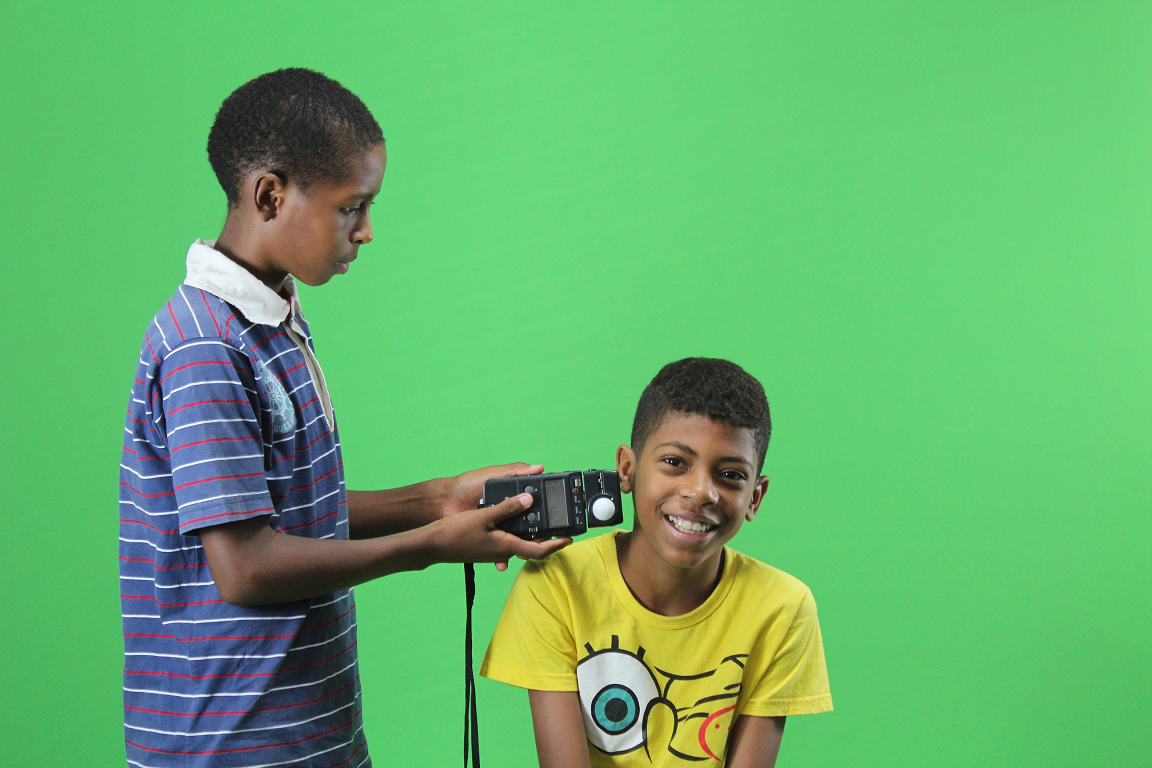
#> input picture notebook/p05/chromakey/6.bmp, 1152 x 768 px
$ jupyter execute Projeto05.ipynb
#> lines starting #> are read from the running program, lines starting #| are printed output that depends on the picture
# Projeto 5

## Bibliotecas

[cell 1]
import cv2
import numpy as np
import matplotlib.pyplot as plt

## Abrir a imagem

[cell 2]
IMG = "chromakey/6.bmp"

img = cv2.imread(IMG)
#> img is the input picture: shape (768, 1152, 3); mean B, G, R 108, 178.5, 99.9
img = cv2.cvtColor(img, cv2.COLOR_BGR2RGB)

# Ver resultado final
def imagem_plot(img):
    fig, axes = plt.subplots(1, 1, figsize=(25, 15), sharex=True, sharey=True)
    axes.imshow(img)
    plt.xticks([]), plt.yticks([])
    plt.show()

imagem_plot(img)

[cell 3]
try1 = img.copy()
try1 = np.float32(try1) / 255.0

try1 = ((try1 * (-0.5, 2.0, -0.5)).sum(axis=(2,)) + try1[:,:,1]).clip(min=0)
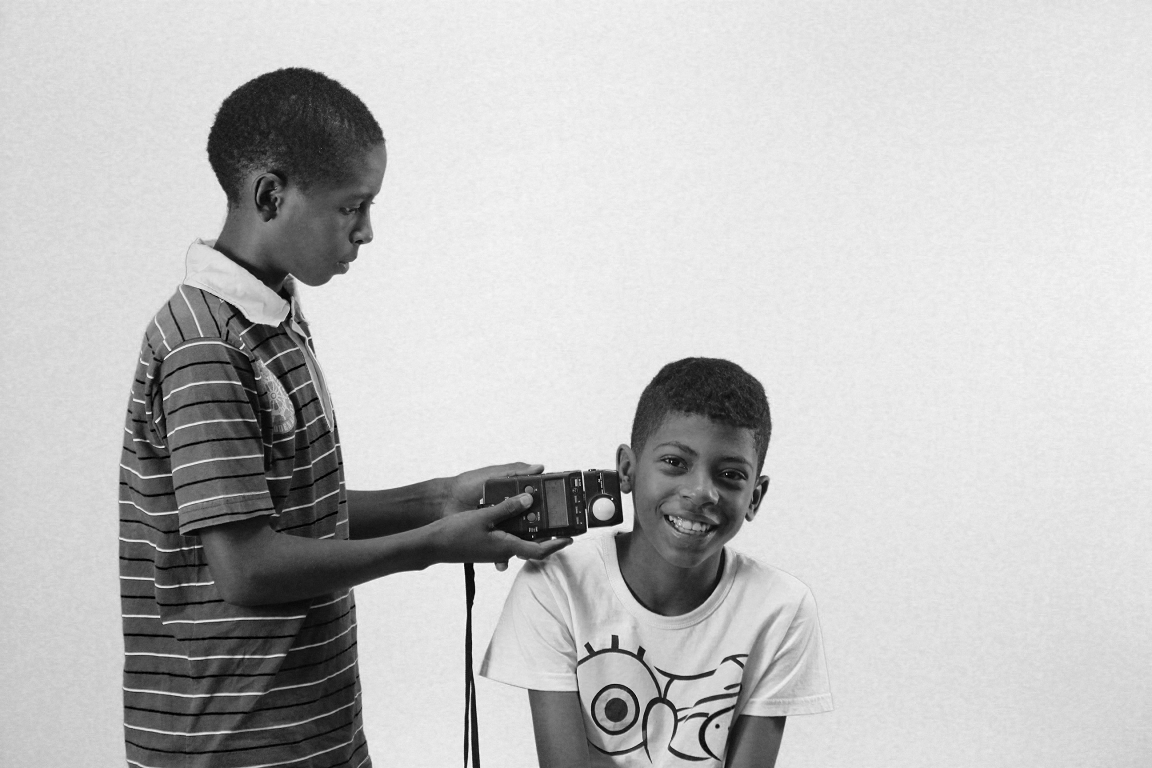
#> try1: shape (768, 1152) float64; min 0, max 2.25, mean 1.69; drawn with min black and max white

print(try1)
#> (printed output is left out)

cv2.normalize(try1, try1, 0, 255, cv2.NORM_MINMAX)
print(try1)
#> (printed output is left out)

try1 = np.repeat(np.int8(try1), 3, axis=1).reshape(img.shape)
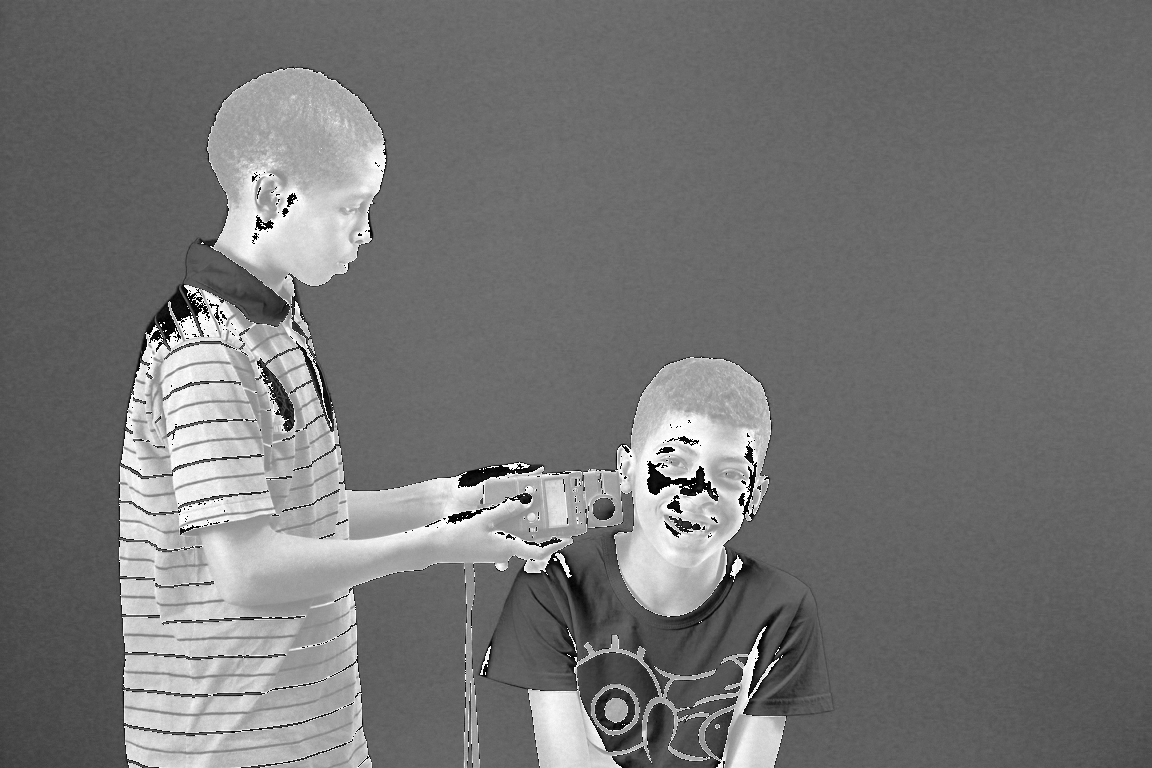
#> try1: shape (768, 1152, 3) int8; min -128, max 127, mean -11.1; drawn with min black and max white

imagem_plot(try1)
#> in imagem_plot (call 2), `plt.show()`:
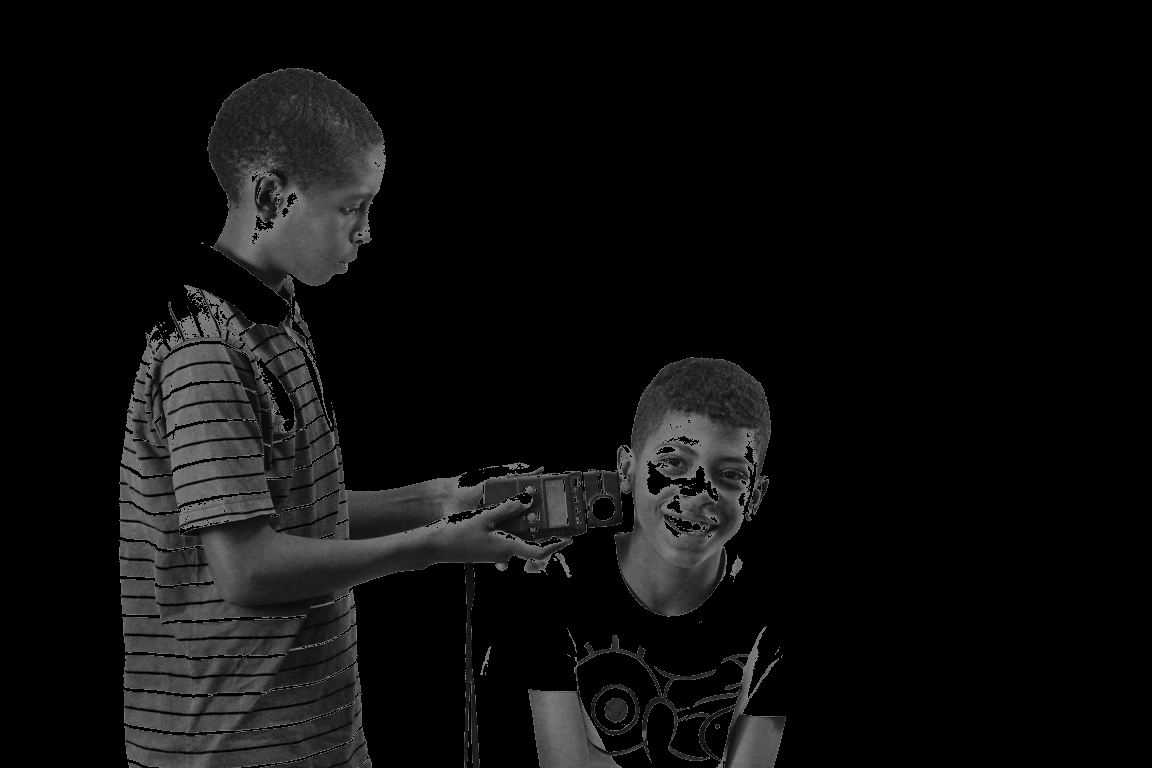
#> shown: shape (768, 1152, 3); min 0, max 127, mean 13.7

$ run again, with notebook/p05/chromakey/0.bmp copied over notebook/p05/chromakey/6.bmp
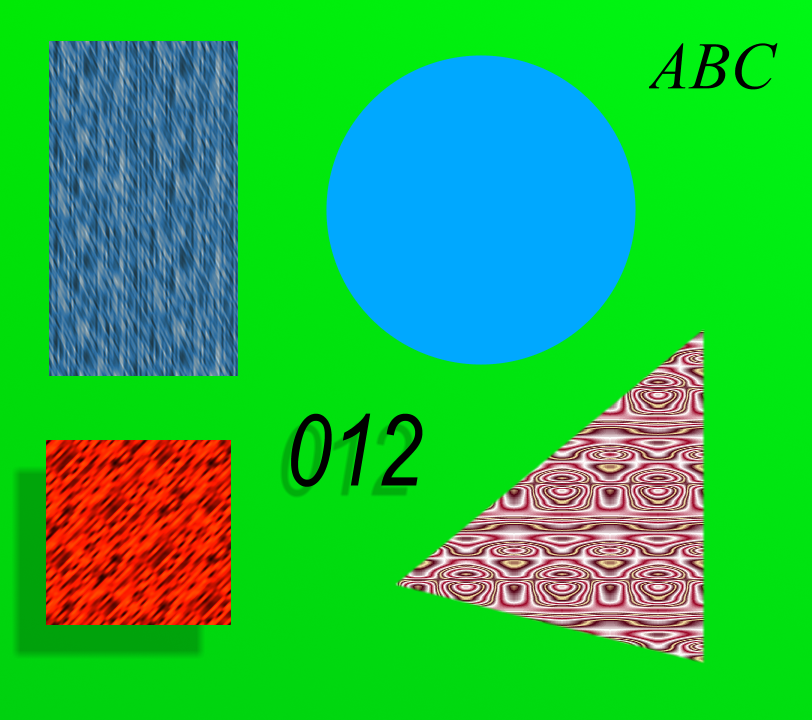
#> input picture notebook/p05/chromakey/0.bmp, 812 x 720 px
#> img is the input picture: shape (720, 812, 3); mean B, G, R 69.8, 184.7, 35.5
#> (printed output is left out)
#> (printed output is left out)
#> `try1 = np.repeat(np.int8(try1), 3, axis=1).reshape(img.shape)`:
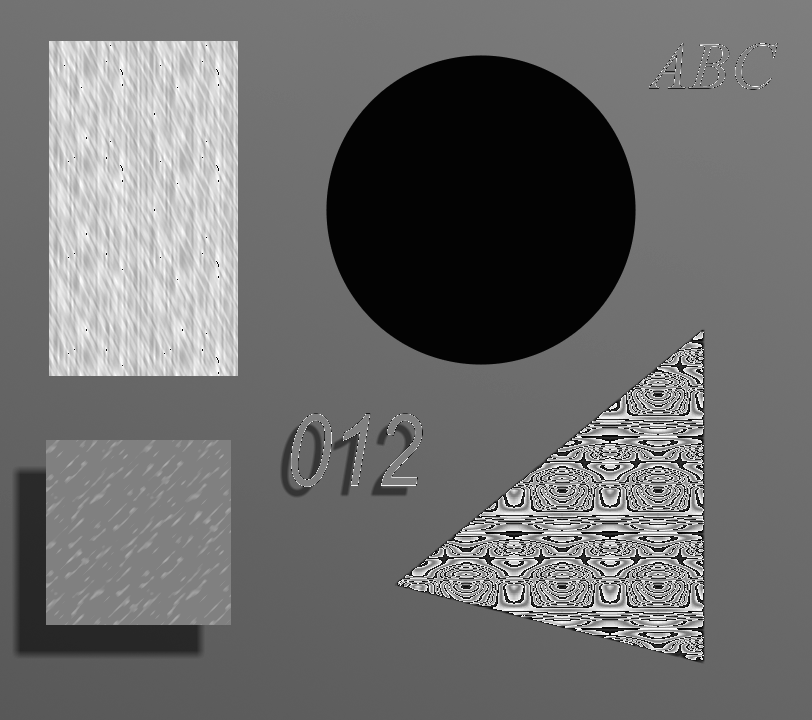
#> try1: shape (720, 812, 3) int8; min -128, max 127, mean -19.7; drawn with min black and max white
#> in imagem_plot (call 2), `plt.show()`:
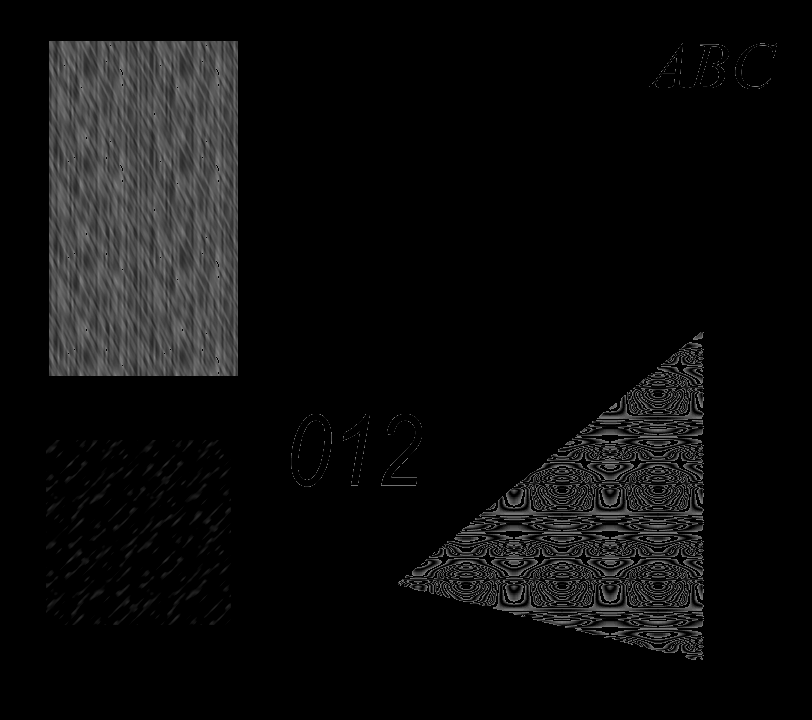
#> shown: shape (720, 812, 3); min 0, max 127, mean 12.7

$ run again, with notebook/p05/chromakey/2.bmp copied over notebook/p05/chromakey/6.bmp
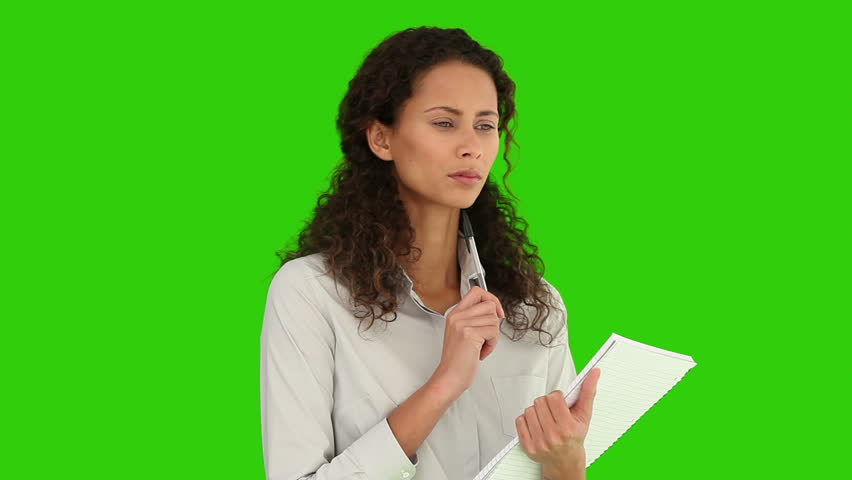
#> input picture notebook/p05/chromakey/2.bmp, 852 x 480 px
#> img is the input picture: shape (480, 852, 3); mean B, G, R 41.5, 186.4, 79.1
#> (printed output is left out)
#> (printed output is left out)
#> `try1 = np.repeat(np.int8(try1), 3, axis=1).reshape(img.shape)`:
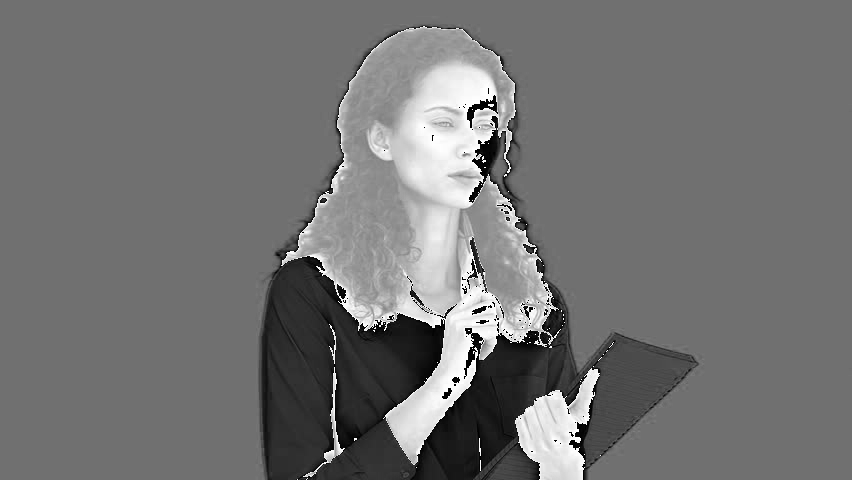
#> try1: shape (480, 852, 3) int8; min -128, max 127, mean -13.5; drawn with min black and max white
#> in imagem_plot (call 2), `plt.show()`:
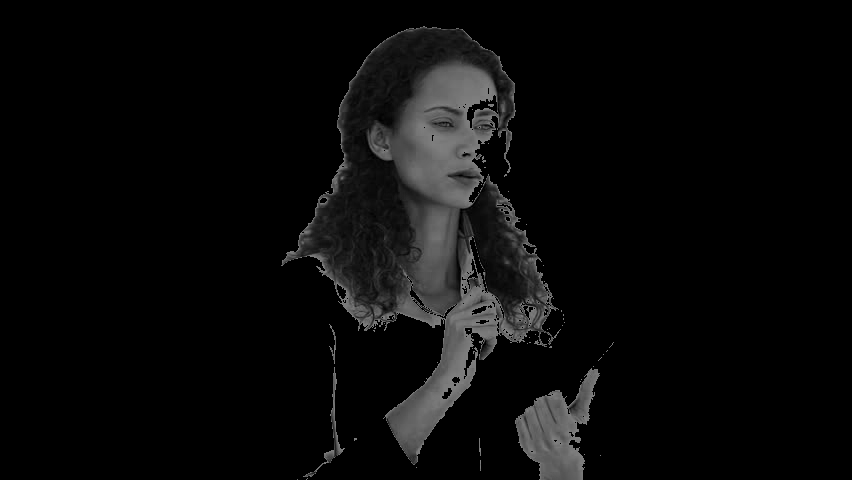
#> shown: shape (480, 852, 3); min 0, max 127, mean 9.9
